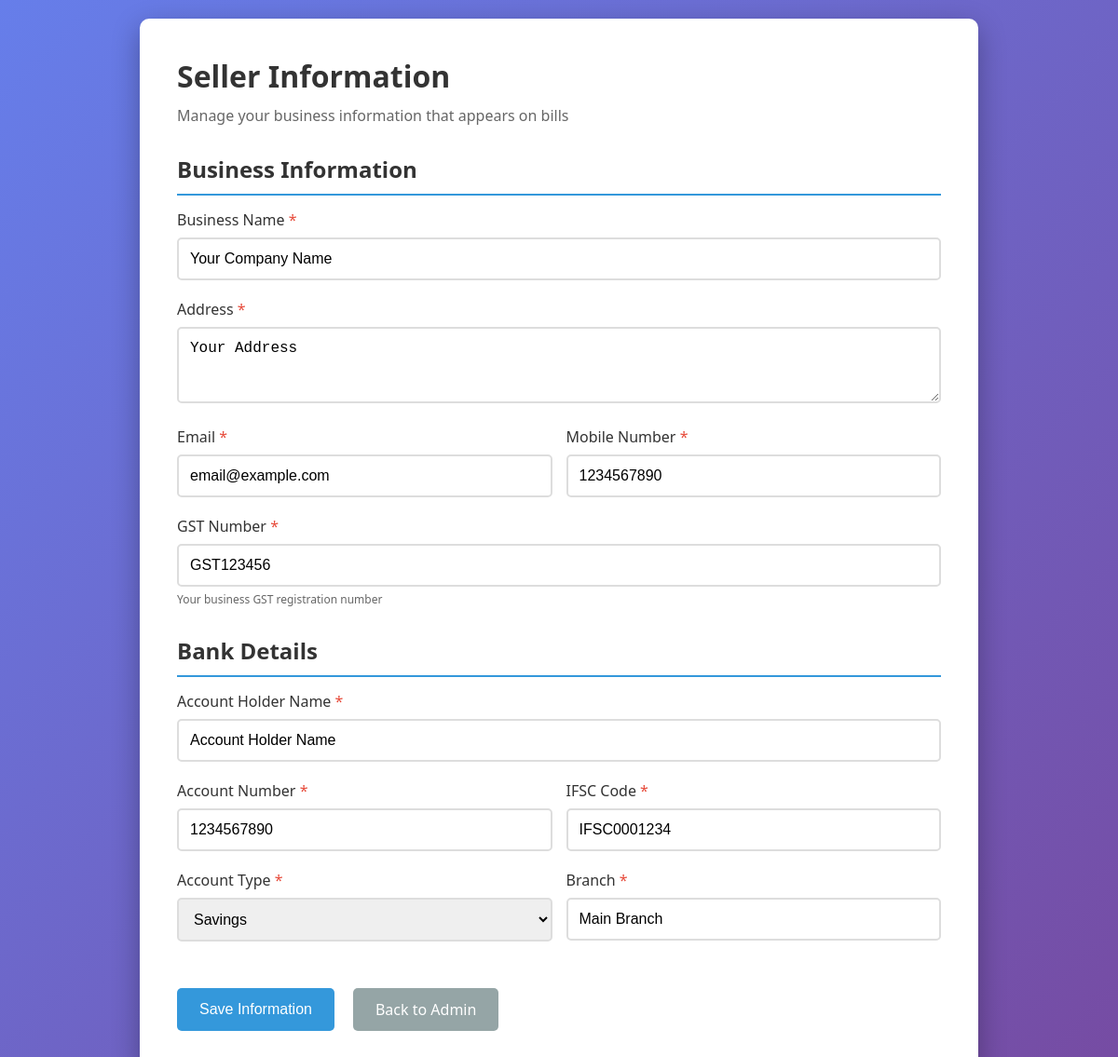
The app's page /admin/seller-info, older data.
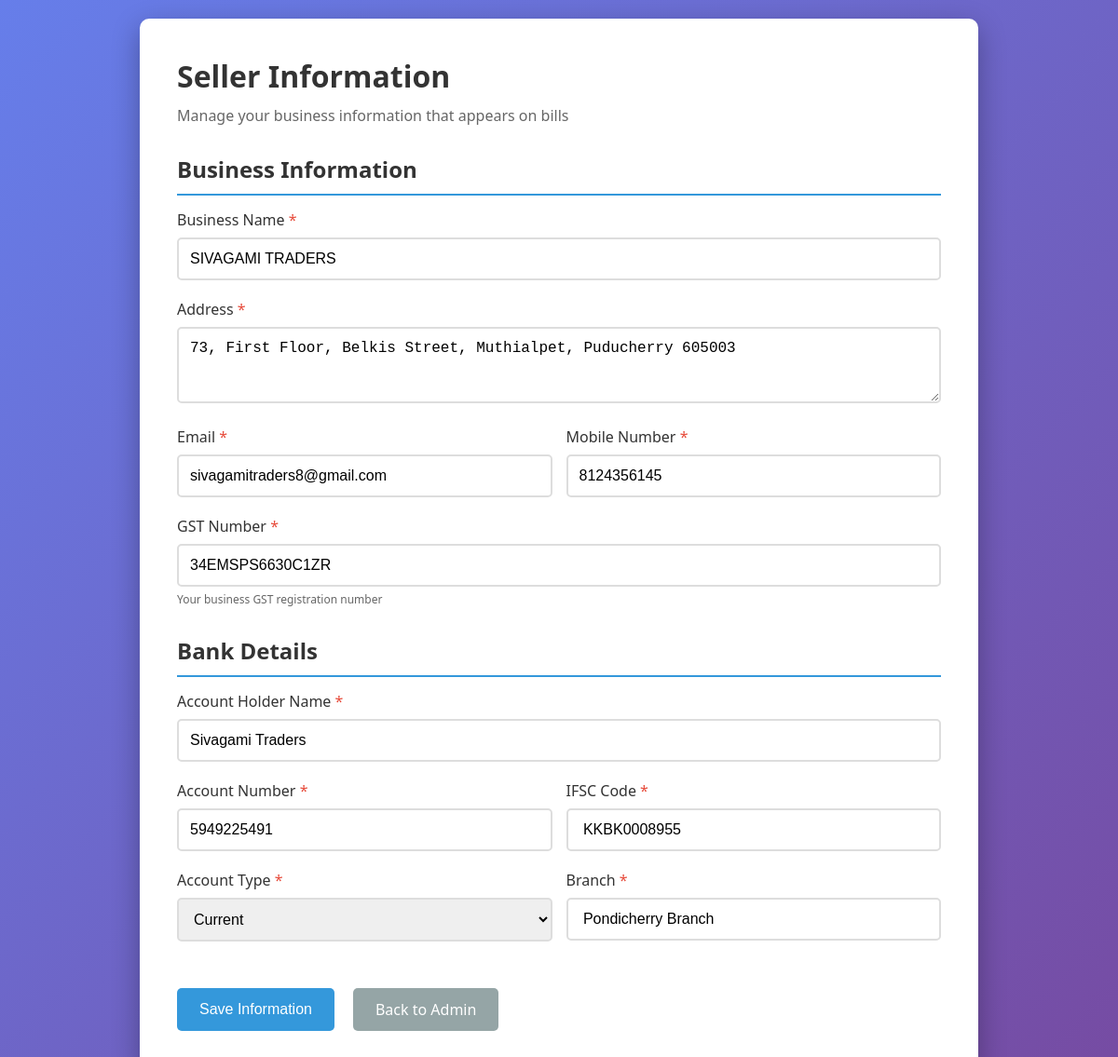
The same page, newer data.
### tables this page shows
CREATE TABLE seller_info (
            id INTEGER PRIMARY KEY AUTOINCREMENT,
            seller_name TEXT NOT NULL,
            address TEXT,
            email TEXT,
            mobile TEXT,
            gst_number TEXT,
            account_name TEXT,
            account_number TEXT,
            ifsc_code TEXT,
            account_type TEXT,
            branch TEXT,
            created_at TIMESTAMP DEFAULT CURRENT_TIMESTAMP,
            updated_at TIMESTAMP DEFAULT CURRENT_TIMESTAMP
        , state TEXT);

### routes/admin.py (the view)
@admin_bp.route('/seller-info')
def seller_info():
    conn = get_db_connection()
    seller = conn.execute('SELECT * FROM seller_info ORDER BY id DESC LIMIT 1').fetchone()
    conn.close()
    return render_template('admin/seller_info.html', seller=seller)

### database.py (called while the page is built)
def get_db_connection():
    conn = sqlite3.connect(DATABASE)
    conn.row_factory = sqlite3.Row
    return conn

### templates/admin/seller_info.html (shortened to what the changed rows need)
<!DOCTYPE html>
<html lang="en">
<head>
</head>
<body>
    <div class="container">
        <h1>Seller Information</h1>
        <form method="POST" action="{{ url_for('admin.update_seller_info') }}">
            <h2>Business Information</h2>
            <div class="form-group">
                <label for="seller_name">Business Name <span class="required">*</span></label>
                <input type="text" id="seller_name" name="seller_name" required
                       value="{{ seller['seller_name'] if seller else '' }}"
                       placeholder="Enter your business name">
            </div>
            <div class="form-group">
                <label for="address">Address <span class="required">*</span></label>
                <textarea id="address" name="address" rows="3" required
                          placeholder="Enter your business address">{{ seller['address'] if seller else '' }}</textarea>
            </div>
            <div class="form-row">
                <div class="form-group">
                    <label for="email">Email <span class="required">*</span></label>
                    <input type="email" id="email" name="email" required
                           value="{{ seller['email'] if seller else '' }}"
                           placeholder="business@example.com">
                </div>
                <div class="form-group">
                    <label for="mobile">Mobile Number <span class="required">*</span></label>
                    <input type="text" id="mobile" name="mobile" required
                           value="{{ seller['mobile'] if seller else '' }}"
                           placeholder="1234567890">
                </div>
            </div>
            <div class="form-group">
                <label for="gst_number">GST Number <span class="required">*</span></label>
                <input type="text" id="gst_number" name="gst_number" required
                       value="{{ seller['gst_number'] if seller else '' }}"
                       placeholder="Enter GST number">
                <div class="help-text">Your business GST registration number</div>
            </div>
            <h2>Bank Details</h2>
            <div class="form-group">
                <label for="account_name">Account Holder Name <span class="required">*</span></label>
                <input type="text" id="account_name" name="account_name" required
                       value="{{ seller['account_name'] if seller else '' }}"
                       placeholder="Enter account holder name">
            </div>
            <div class="form-row">
                <div class="form-group">
                    <label for="account_number">Account Number <span class="required">*</span></label>
                    <input type="text" id="account_number" name="account_number" required
                           value="{{ seller['account_number'] if seller else '' }}"
                           placeholder="Enter account number">
                </div>
                <div class="form-group">
                    <label for="ifsc_code">IFSC Code <span class="required">*</span></label>
                    <input type="text" id="ifsc_code" name="ifsc_code" required
                           value="{{ seller['ifsc_code'] if seller else '' }}"
                           placeholder="Enter IFSC code">
                </div>
            </div>
            <div class="form-row">
                <div class="form-group">
                    <label for="account_type">Account Type <span class="required">*</span></label>
                    <select id="account_type" name="account_type" required>
                        <option value="Savings" {% if seller and seller['account_type'] == 'Savings' %}selected{% endif %}>Savings</option>
                        <option value="Current" {% if seller and seller['account_type'] == 'Current' %}selected{% endif %}>Current</option>
                    </select>
                </div>
                <div class="form-group">
                    <label for="branch">Branch <span class="required">*</span></label>
                    <input type="text" id="branch" name="branch" required
                           value="{{ seller['branch'] if seller else '' }}"
                           placeholder="Enter branch name">
                </div>
            </div>
        </form>
    </div>
</body>
</html>

Row changes from the older to the newer data that the page shows:
changed seller_info: seller_name "Your Company Name" → "SIVAGAMI TRADERS"; address "Your Address" → "73, First Floor, Belkis Street, Muthialpet, Puducherry 605003"; email "email@example.com" → "sivagamitraders8@gmail.com"; mobile "1234567890" → "8124356145"; gst_number "GST123456" → "34EMSPS6630C1ZR"; account_name "Account Holder Name" → "Sivagami Traders"; account_number "1234567890" → "5949225491"; ifsc_code "IFSC0001234" → "KKBK0008955"; account_type "Savings" → "Current"; branch "Main Branch" → "Pondicherry Branch"
